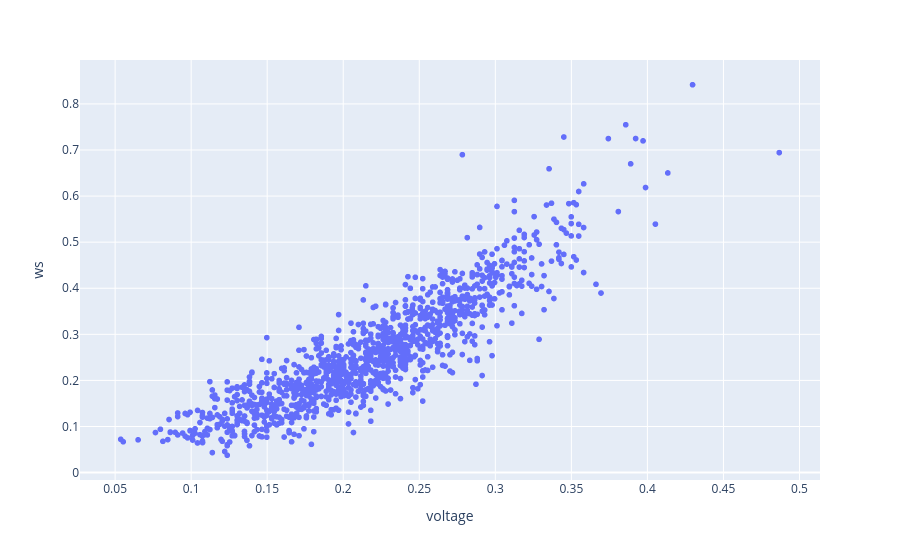

Notebook source saved alongside this figure:
### Markdown cell above
### Correlación con resampleo de 3s

### Code cell
tre = data.resample("3s").mean()
px.scatter(tre, x=tre.voltage, y=tre.ws)

### Figure 1 — Plotly figure (JSON) as saved in the notebook; plotly's stock layout.template omitted (floating-point values rounded to 4 significant figures; data arrays with more than 128 entries replaced by an {"elided": "..."} marker saying what was removed)
{"data": [{"hovertemplate": "voltage=%{x}<br>ws=%{y}<extra></extra>", "legendgroup": "", "marker": {"color": "#636efa", "symbol": "circle"}, "mode": "markers", "name": "", "showlegend": false, "type": "scattergl", "x": {"elided": "1201 float values"}, "xaxis": "x", "y": {"elided": "1201 float values"}, "yaxis": "y"}], "layout": {"legend": {"tracegroupgap": 0}, "margin": {"t": 60}, "xaxis": {"anchor": "y", "domain": [0, 1], "title": {"text": "voltage"}}, "yaxis": {"anchor": "x", "domain": [0, 1], "title": {"text": "ws"}}}}
